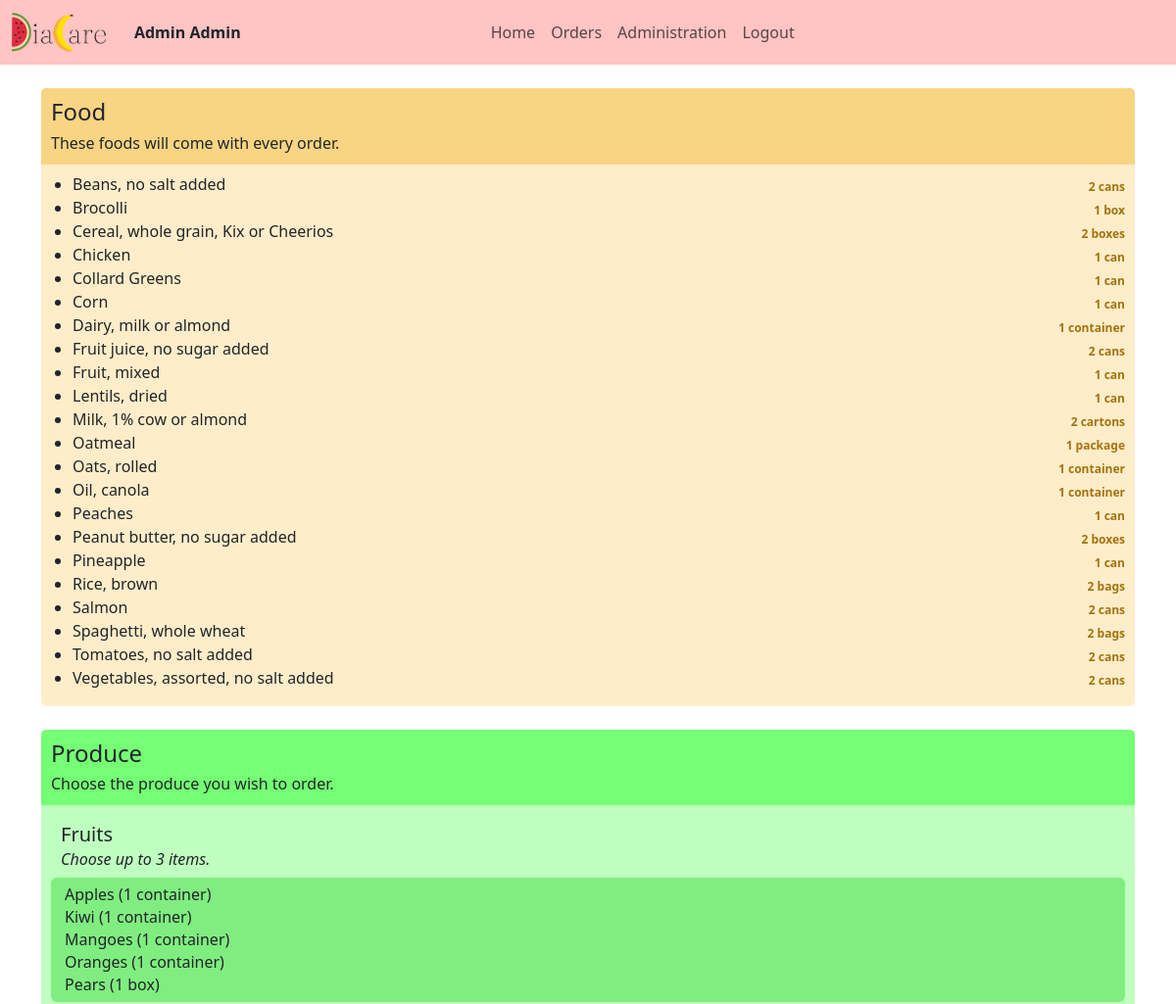
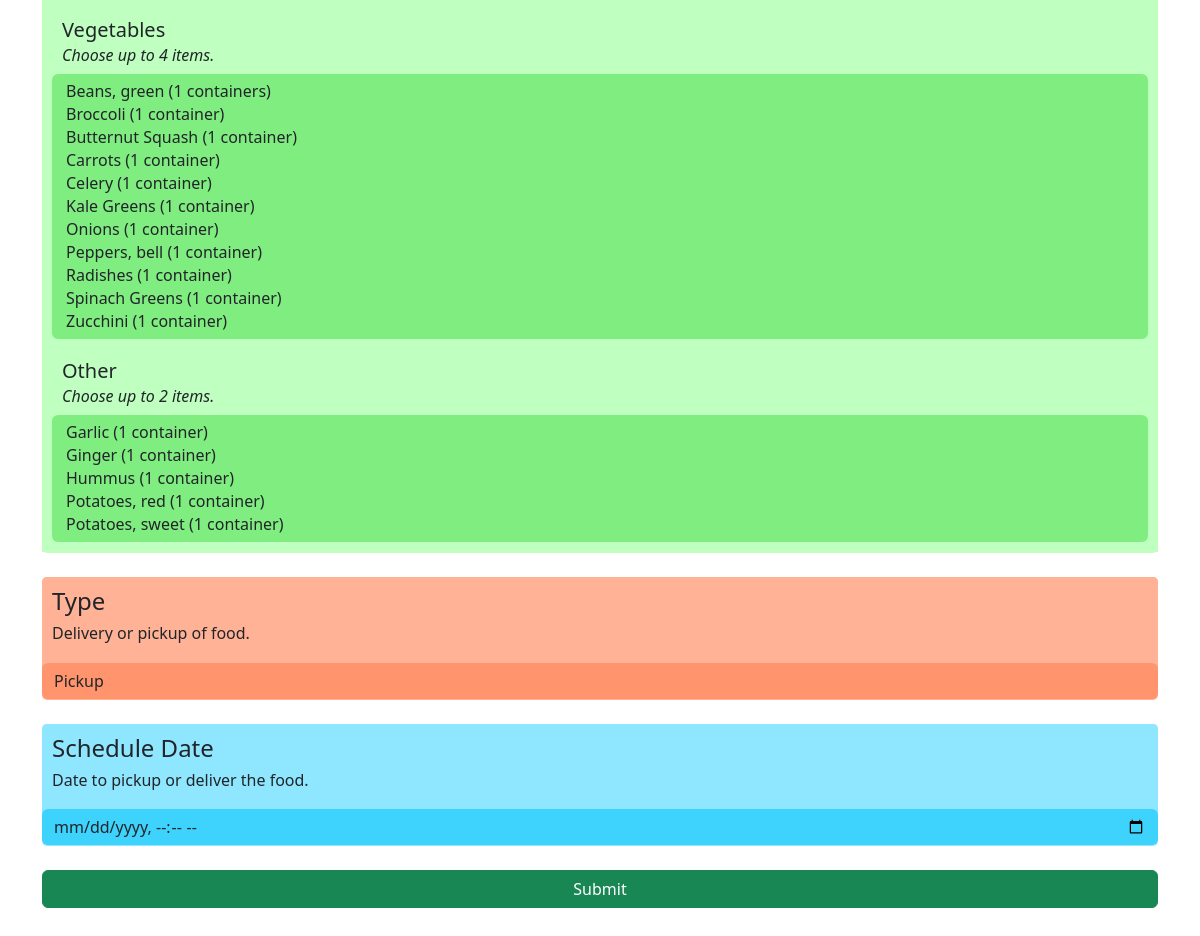
The app's page /food/ (signed in) with its own data (2 pictures, top to bottom).
### app/models.py (models this page shows, shortened)
class User(AbstractBaseUser, PermissionsMixin):
    objects = UserManager()
    email = models.EmailField(unique=True)
    first_name = models.CharField(max_length=255)
    middle_name = models.CharField(max_length=255, blank=True)
    last_name = models.CharField(max_length=255)
    is_staff = models.BooleanField(default=False)
    gender = models.CharField(choices=(
        ("male", "Male"),
        ("female", "Female"),
        ("other", "Other"),
    ), max_length=255, blank=True)
    address = models.CharField(max_length=255, blank=True)
    doctor = models.ForeignKey(
        'Doctor', on_delete=models.CASCADE, blank=True, null=True)
    dietician = models.ForeignKey(
        'Dietician', on_delete=models.CASCADE, blank=True, null=True)
    last_clinic_visit = models.DateTimeField(blank=True, null=True)
    last_food_received = models.DateTimeField(blank=True, null=True)
    next_clinic_visit = models.DateTimeField(blank=True, null=True)
    next_food_batch = models.DateTimeField(blank=True, null=True)
    USERNAME_FIELD = 'email'
    def __str__(self):
        return self.first_name + " " + self.last_name

class FoodChoice(models.Model):
    name = models.CharField(max_length=255)
    quantity = models.CharField(max_length=255, default="1")
    active = models.BooleanField(default=True)
    class Meta:
        ordering = ['name']

class ProduceCategory(models.Model):
    id = models.CharField(max_length=255, primary_key=True)
    name = models.CharField(max_length=255)
    maximum_choices = models.IntegerField(
        default=1,
        help_text="Maximum number of produce choices allowed in this category"
    )
    display_order = models.IntegerField(default=0)
    @property
    def produces(self):
        return ProduceChoice.objects.filter(category=self)
    class Meta:
        ordering = ['display_order', 'name']

### app/views.py (the view, shortened to what this page needs)
# urls.py: path('food/', views.food, name='food'),
@login_required
def food(request):
    return render(request, 'food.html', {
        "foods": FoodChoice.objects.filter(active=True),
        "produce_categories": ProduceCategory.objects.all(),
    })

### app/models.py (called while the page is built)
    def __str__(self):
        return f"{self.name} ({self.quantity}) - Inactive" if not self.active else f"{self.name} ({self.quantity})"

### app/templates/food.html (shortened to what this page needs)
{% extends 'base.html' %}
{% load static %}
{% block css %}
    <link rel="stylesheet" href="{% static 'food.css' %}">
{% endblock %}
{% block body %}
<br>
<div class="container">
    <form method="post" action="{% url 'food' %}">
        <div class="form-group">
            <div class="foods-container">
                <h4 class="foods-header">
                    Food
                    <br>
                    <small style="font-weight: normal; font-size: 12pt">These foods will come with every order.</small>
                </h4>
                <ul>
                {% for food in foods %}
                    <li>
                        {{ food.name }}
                        <span class="food-quantity">{{ food.quantity }}</span>
                    </li>
                {% endfor %}
                </ul>
            </div>
        </div>
        <br>
        <div class="form-group">
            <div class="produce-container">
                <h4 class="produce-header">
                    Produce
                    <br>
                    <small style="font-weight: normal; font-size: 12pt">Choose the produce you wish to order.</small>
                </h4>
                {% for category in produce_categories %}
                    <div class="produce-category-container">
                        <h5 class="produce-category">
                            {{ category.name }}
                            <br>
                            <i class="max-choices">Choose up to {{ category.maximum_choices }} items.</i>
                        </h5>
                        <select name="category-{{ category.id }}" multiple class="form-control select-{{ category.id }}" required>
                            {% for produce in category.produces %}
                                <option value="{{ produce.id }}">
                                </option>
                            {% endfor %}
                        </select>
                    </div>
                {% endfor %}
            </div>
        </div>
        <br>
        <div class="form-group">
            <div class="foods-container type-container">
                <h4 class="foods-header type-header">
                    Type
                    <br>
                    <small style="font-weight: normal; font-size: 12pt">Delivery or pickup of food.</small>
                </h4>
                <select name="type" class="form-control type-select" required>
                    <option value="pickup">Pickup</option>
                </select>
            </div>
        </div>
        <br>
        <div class="form-group">
            <div class="foods-container date-container">
                <h4 class="foods-header date-header">
                    Schedule Date
                    <br>
                    <small style="font-weight: normal; font-size: 12pt">Date to pickup or deliver the food.</small>
                </h4>
                <input type="datetime-local" name="date" class="form-control" required>
            </div>
        </div>
        <br>
        <div class="form-group">
            <button type="submit" class="btn btn-success">Submit</button>
        </div>
        <br><br>
    </form>
</div>
{% endblock %}

### app/templates/base.html (shortened to what this page needs)
{% load pwa %}
{% load static %}
<!DOCTYPE html>
<html>
    <head>
        <link href="https://cdn.jsdelivr.net/npm/bootstrap@5.3.0-alpha1/dist/css/bootstrap.min.css" rel="stylesheet">
        <link rel="stylesheet" href="{% static 'base.css' %}">
        {% block css %}
        {% endblock %}
     </head>
    <body>
        {% block nav %}
        <nav class="navbar navbar-expand-lg bg-body-tertiary">
          <div class="container-fluid">
            <a class="navbar-brand" href="/">
              <img src="{% static 'images/logo_transparent.png' %}" height="40" class="d-inline-block align-top" alt="DiaCare">
            </a>
            <b style="margin-right: 21%">
              {{ request.user }}
            </b>
            <div class="collapse navbar-collapse" id="navbarNavDropdown" style="text-align: center">
              <ul class="navbar-nav">
                <li class="nav-item">
                  <a class="nav-link" aria-current="page" href="{% url 'home' %}">Home</a>
                </li>
                <li class="nav-item">
                  <a class="nav-link" href="{% url 'orders' %}">Orders</a>
                </li>
                {% if request.user.is_superuser %}
                <li class="nav-item">
                  <a class="nav-link" href="/admin">Administration</a>
                </li>
                {% endif %}
                <li>
                  <a class="nav-link" href="{% url 'logout' %}">Logout</a>
                </li>
              </ul>
            </div>
          </div>
        </nav>
        {% endblock %}
        {% block body %}
        {% endblock %}
    </body>
</html>

### static/base.css (style rules this page uses)
nav.navbar { background-color: #ffc4c4 !important; }

### static/food.css (style rules this page uses)
.foods-container, .foods-header, .produce-container, .produce-header { background-color: #FFEDCA; border-radius: 5px; padding-bottom: 1px; }
.foods-header, .produce-header, .produce-category-container { background-color: #f9d483; padding: 10px; border-radius: 5px 5px 0 0; }
.produce-container, .produce-category-container, select { background-color: rgb(191, 255, 191) !important; border: 0px solid black !important; }
select { background-color: rgb(128, 237, 128) !important; height: fit-content; z-index: 1; overflow: hidden; }
.produce-header { background-color: rgb(117, 255, 117); }
.food-quantity, .produce-quantity { color: #a4720e; font-size: 9pt; font-weight: bold; position: absolute; bottom: 0; right: 10px; }
li { position: relative; }
.max-choices { font-size: 12pt; font-weight: normal; }
.produce-category { padding-left: 10px; }
button[type=submit] { width: 100%; margin-bottom: 0%; }
input[type=datetime-local], input[type=datetime-local]:focus { border: 0px solid black; background-color:rgb(61, 211, 252); }
select.type-select { background-color:rgb(255, 148, 109) !important; }
.date-container, .date-header { background-color:rgb(143, 231, 255); }
.type-container, .type-header { background-color:rgb(255, 178, 149); }

### records on screen
User: user "Admin Admin"
FoodChoice: name "Beans, no salt added", quantity "2 cans"
FoodChoice: name "Brocolli", quantity "1 box"
FoodChoice: name "Cereal, whole grain, Kix or Cheerios", quantity "2 boxes"
FoodChoice: name "Chicken", quantity "1 can"
FoodChoice: name "Collard Greens", quantity "1 can"
FoodChoice: name "Corn", quantity "1 can"
FoodChoice: name "Dairy, milk or almond", quantity "1 container"
FoodChoice: name "Fruit juice, no sugar added", quantity "2 cans"
FoodChoice: name "Fruit, mixed", quantity "1 can"
FoodChoice: name "Lentils, dried", quantity "1 can"
FoodChoice: name "Milk, 1% cow or almond", quantity "2 cartons"
FoodChoice: name "Oatmeal", quantity "1 package"
FoodChoice: name "Oats, rolled", quantity "1 container"
FoodChoice: name "Oil, canola", quantity "1 container"
FoodChoice: name "Peaches", quantity "1 can"
FoodChoice: name "Peanut butter, no sugar added", quantity "2 boxes"
FoodChoice: name "Pineapple", quantity "1 can"
FoodChoice: name "Rice, brown", quantity "2 bags"
FoodChoice: name "Salmon", quantity "2 cans"
FoodChoice: name "Spaghetti, whole wheat", quantity "2 bags"
FoodChoice: name "Tomatoes, no salt added", quantity "2 cans"
FoodChoice: name "Vegetables, assorted, no salt added", quantity "2 cans"
ProduceCategory: name "Fruits", maximum_choices "3", id "Apples (1 container) / Kiwi (1 container) / Mangoes (1 container) / Oranges (1 container) / Pears (1 box)"
ProduceCategory: name "Vegetables", maximum_choices "4", id "Beans, green (1 containers) / Broccoli (1 container) / Butternut Squash (1 container) / Carrots (1 container) / Celery (1 container) / Kale Greens (1 container) / Onions (1 container) / Peppers, bell (1 container) / Radishes (1 container) / Spinach Greens (1 container) / Zucchini (1 container)"
ProduceCategory: name "Other", maximum_choices "2", id "Garlic (1 container) / Ginger (1 container) / Hummus (1 container) / Potatoes, red (1 container) / Potatoes, sweet (1 container)"
